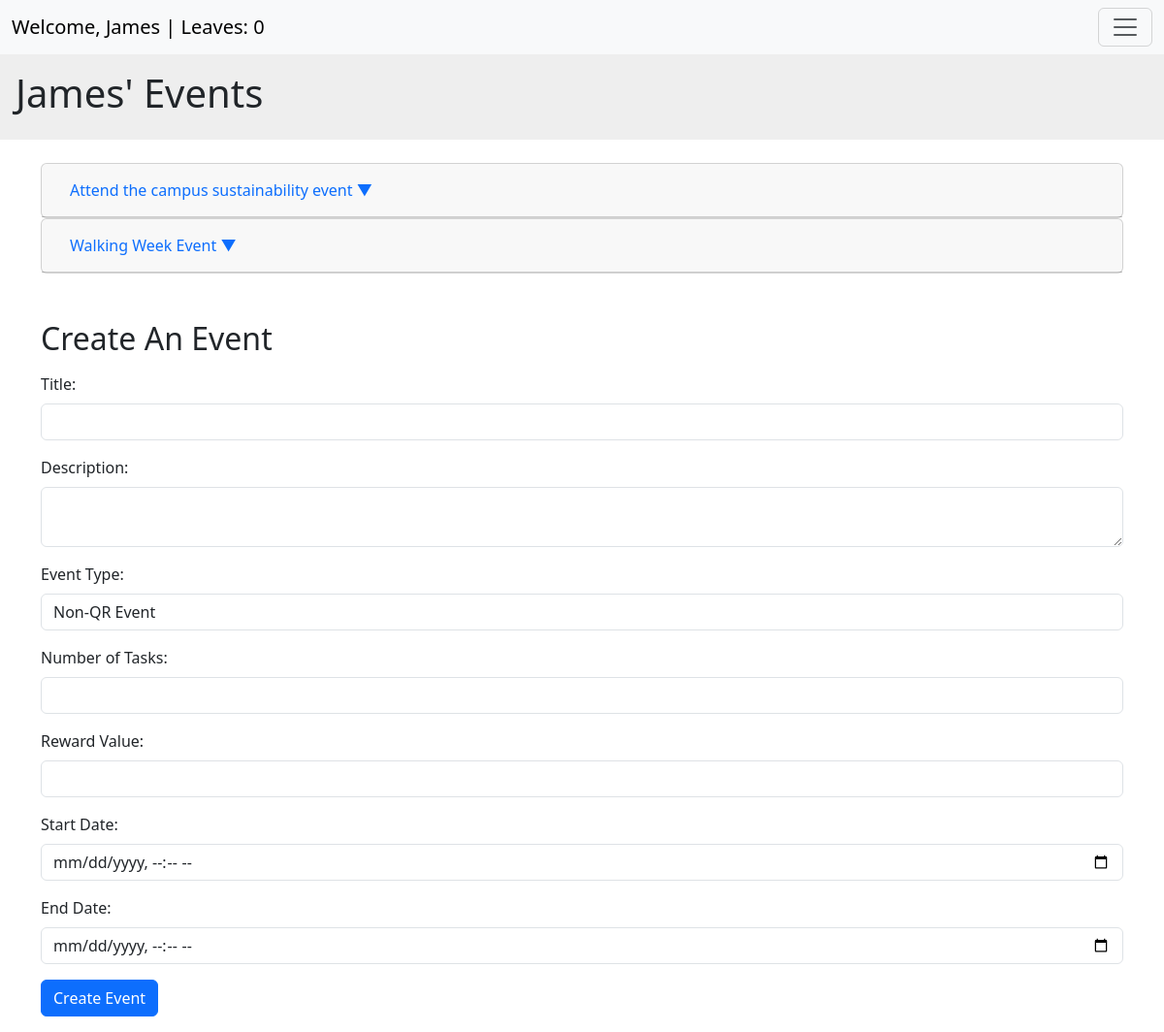
The app's page /events (signed in) with its own data.
### user_management/models.py (models this page shows, shortened)
class CustomUser(AbstractUser):
    email = models.EmailField(null=True, blank=True) # TODO: Allows no email, potentially remove in sprint 2
    friends = models.ManyToManyField("self", symmetrical=True, blank=True)
    owned_plants = models.ManyToManyField("garden.Plant", related_name="owners")
    objects = CustomUserManager()

class UserStats(models.Model):
    user = models.OneToOneField(CustomUser, on_delete=models.CASCADE, related_name="stats")
    leaves = models.IntegerField(default=0)
    points = models.IntegerField(default=0)
    class Meta:
        verbose_name = "User Stats"
        verbose_name_plural = "User Stats"

### event_management/models.py (models this page shows, shortened)
class Events(models.Model):
    eventId = models.AutoField(primary_key=True)
    desc = models.CharField(max_length=500)
    title = models.CharField(max_length=50)
    noOfTasks = models.IntegerField()
    rewardValue = models.IntegerField()
    startDate = models.DateTimeField()
    endDate = models.DateTimeField()
    eventQR = models.CharField(max_length=100, default=None, null=True, blank=True)
    eventQRImage = models.ImageField(upload_to="qr_codes/", default=None, null=True, blank=True)
    isQR = models.BooleanField(default=False)
    eventMaster = models.ForeignKey("user_management.CustomUser", on_delete=models.CASCADE)
    class Meta:
        verbose_name = "Events"
        verbose_name_plural = "Events"

### main/views.py (the view, shortened to what this page needs)
# urls.py: path("events", views.events, name="events"),  # Events page
@login_required(login_url="/auth/login")
def events(request):
    userEvents = EventParticipants.objects.filter(username=request.user)
    eventsWithProgress = [
        {
            "eventId": eventParticipant.eventId.eventId,
            "title": eventParticipant.eventId.title,
            "desc": eventParticipant.eventId.desc,
            "startDate": eventParticipant.eventId.startDate,
            "endDate": eventParticipant.eventId.endDate,
            "rewardValue": eventParticipant.eventId.rewardValue,
            "progress": eventParticipant.progress,
            "noOfTasks": eventParticipant.eventId.noOfTasks,
            "status": eventParticipant.status,
            "eventQR": eventParticipant.eventId.eventQR,
            "eventQRImage": eventParticipant.eventId.eventQRImage.url if eventParticipant.eventId.eventQRImage else None,
            "isQR": eventParticipant.eventId.isQR,
            "eventMaster": eventParticipant.eventId.eventMaster.username,
        }
        for eventParticipant in userEvents
    ]
    isGamekeeper = request.user.groups.filter(name="Game Keepers").exists()
    return render(request, 'events.html', {
        'events': eventsWithProgress,
        'isGamekeeper': isGamekeeper
    })

### main/templates/events.html (shortened to what this page needs)
{% extends 'base.html' %}
{% load auth_extras %}
{% block content %}
    <div class="w-100 p-3 h-8" style="background-color: #eee;">
        {% if user.is_authenticated %}
            {% if user.username|last != "s" %}
                <h1>{{ user.username }}'s Events</h1>
            {% else %}
                <h1>{{ user.username }}' Events</h1>
            {% endif %}
        {% else %}
            <h1>You are not logged on.</h1>
        {% endif %}
    </div>
    <div class="container mt-4">
    {% if events %}
        <div class="accordion" id="eventAccordion">
            {% for event in events %}
                {% if not isGamekeeper %}
                    <div class="card">
                        <div class="card-header" id="heading{{ forloop.counter }}">
                            <h2 class="mb-0">
                                <button class="btn btn-link text-decoration-none" type="button" data-bs-toggle="collapse"
                                        data-bs-target="#collapse{{ forloop.counter }}" aria-expanded="false"
                                        aria-controls="collapse{{ forloop.counter }}">
                                    {{ event.title }} ▼
                                </button>
                            </h2>
                        </div>
                        <div id="collapse{{ forloop.counter }}" class="collapse" aria-labelledby="heading{{ forloop.counter }}"
                            data-bs-parent="#eventAccordion">
                                <div class="card-body">
                                    <p><strong>Description:</strong> {{ event.desc }}</p>
                                    <p><strong>Start Date:</strong> {{ event.startDate }}</p>
                                    <p><strong>End Date:</strong> {{ event.endDate }}</p>
                                    <p><strong>Reward:</strong> {{ event.rewardValue }}</p>
                                    <p><strong>Event Master:</strong> {{ event.eventMaster }}</p>
                                    <p><strong>Progress:</strong>
                                        <span id="progress-{{ event.eventId }}">
                                            {{ event.progress }}/{{ event.noOfTasks }}
                                        </span>
                                    </p>
                                    <p><strong>Status:</strong>
                                        <span id="status-{{ event.eventId }}"
                                            class="badge {% if event.participant.status == 'complete' or event.progress == event.noOfTasks %}bg-success{% else %}bg-warning{% endif %}">
                                            {% if event.participant.status == "complete" or event.progress == event.noOfTasks%}Completed{% else %}In Progress{% endif %}
                                        </span>
                                    </p>
                                    {% if event.isQR and event.participant.status != "complete" and event.progress < event.noOfTasks %}
                                        <div id="reader-{{ event.eventId }}" class="p-2">
                                            <button class="btn btn-primary" onclick="startScanner({{ event.eventId }})">
                                                Scan QR Code
                                            </button>
                                            <div id="reader-{{ event.eventId }}-reader" style="width: 100%; max-width: 400px; margin: auto;"></div>
                                        </div>
                                    {% else %}
                                        {% if event.participant.status != "complete" and event.progress < event.noOfTasks %}
                                            <button class="btn btn-primary" id="increment-{{ event.eventId }}" onclick="incrementProgress({{ event.eventId }})">
                                                Increment Progress
                                            </button>
                                        {% endif %}
                                    {% endif %}
                                </div>
                        </div>
                    </div>
                {% else %}
                    {% if event.eventMaster == user.username %}
                        <div class="card">
                            <div class="card-header" id="heading{{ forloop.counter }}">
                                <h2 class="mb-0">
                                    <button class="btn btn-link text-decoration-none" type="button" data-bs-toggle="collapse"
                                            data-bs-target="#collapse{{ forloop.counter }}" aria-expanded="false"
                                            aria-controls="collapse{{ forloop.counter }}">
                                        {{ event.title }} ▼
                                    </button>
                                </h2>
                            </div>
                        </div>
                    {% endif %}
            {% endif %}
        {% endfor %}
        </div>
    {% else %}
        <p class="alert alert-info">There are no available events.</p>
    {% endif %}
    {% if isGamekeeper %}
        <h2 class="mt-5">Create An Event</h2>
        <form method="post" class="mt-3">
            <div class="mb-3">
                <label for="title" class="form-label">Title:</label>
                <input type="text" name="title" class="form-control" required>
            </div>
            <div class="mb-3">
                <label for="desc" class="form-label">Description:</label>
                <textarea name="desc" class="form-control" required></textarea>
            </div>
            <div class="mb-3">
                <label for="qrCode" class="form-label">Event Type:</label>
                <select name="qrCode" id="qrCode" class="form-control" required onchange="toggleTaskInput(this)">
                    <option value="non-qr">Non-QR Event</option>
                </select>
            </div>
            <div class="mb-3">
                <label for="noOfTasks" class="form-label">Number of Tasks:</label>
                <input type="number" name="noOfTasks" id="noOfTasks" max="20" min="1" class="form-control" required>
            </div>
            <div class="mb-3">
                <label for="rewardValue" class="form-label">Reward Value:</label>
                <input type="number" name="rewardValue" class="form-control" max="1000" min="20" required>
            </div>
            <div class="mb-3">
                <label for="startDate" class="form-label">Start Date:</label>
                <input type="datetime-local" name="startDate" id="startDate" class="form-control" required>
            </div>
            <div class="mb-3">
                <label for="endDate" class="form-label">End Date:</label>
                <input type="datetime-local" name="endDate" id="endDate" class="form-control" required>
            </div>
            <button type="submit" class="btn btn-primary">Create Event</button>
        </form>
    {% endif %}
</div>
{% endblock %}

### main/templates/base.html (shortened to what this page needs)
<html lang="en">
<head>
    <link href="https://cdn.jsdelivr.net/npm/bootstrap@5.3.3/dist/css/bootstrap.min.css" rel="stylesheet">
</head>
<body>
<nav class="navbar navbar-light bg-light">
    <div class="container-fluid">
        <a class="navbar-brand me-auto" href="#">
            {% if user.is_authenticated %}
                Welcome, {{ user.username }} | Leaves: {{ user.stats.leaves }}
            {% else %}
                Guest
            {% endif %}
        </a>
        <button class="navbar-toggler" type="button" data-bs-toggle="collapse" data-bs-target="#navbarSupportedContent"
            aria-controls="navbarSupportedContent" aria-expanded="false" aria-label="Toggle navigation">
            <span class="navbar-toggler-icon"></span>
        </button>
    </div>
</nav>
{% block content %}
{% endblock %}
</body>
</html>

### records on screen
CustomUser: username "James", stats.leaves "0"
Events: title "Attend the campus sustainability event"
Events: title "Walking Week Event"
